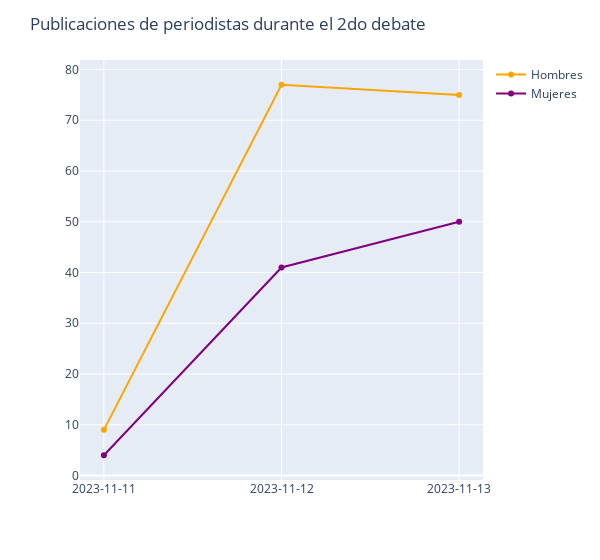

The notebook cell this image was saved under:
### Code cell
men_debate2 = men_journalist_posts.loc[men_journalist_posts['event'].isin(['2do debate'])]
men_count = men_debate2.groupby('dt_date').size().reset_index(name='count')

women_debate2 = women_journalist_posts.loc[women_journalist_posts['event'].isin(['2do debate'])]
women_count = women_debate2.groupby('dt_date').size().reset_index(name='count')

fig = px.line()
fig.add_scatter(x=men_count['dt_date'], y=men_count['count'], name='Hombres', line=dict(color='orange'), hovertemplate='posts: %{y}')
fig.add_scatter(x=women_count['dt_date'], y=women_count['count'], name='Mujeres', line=dict(color='purple'), hovertemplate='posts: %{y}')
fig.update_layout(title='Publicaciones de periodistas durante el 2do debate', width=600)
fig.update_xaxes(type='category')
fig.show()

### Figure 1 — Plotly figure (JSON) as saved in the notebook; plotly's stock layout.template omitted (floating-point values rounded to 4 significant figures)
{"data": [{"hovertemplate": "<extra></extra>", "legendgroup": "", "line": {"color": "#636efa", "dash": "solid"}, "marker": {"symbol": "circle"}, "mode": "lines", "name": "", "orientation": "v", "showlegend": false, "type": "scatter", "xaxis": "x", "yaxis": "y"}, {"hovertemplate": "posts: %{y}", "line": {"color": "orange"}, "name": "Hombres", "type": "scatter", "x": ["2023-11-11", "2023-11-12", "2023-11-13"], "y": [9, 77, 75]}, {"hovertemplate": "posts: %{y}", "line": {"color": "purple"}, "name": "Mujeres", "type": "scatter", "x": ["2023-11-11", "2023-11-12", "2023-11-13"], "y": [4, 41, 50]}], "layout": {"legend": {"tracegroupgap": 0}, "margin": {"t": 60}, "title": {"text": "Publicaciones de periodistas durante el 2do debate"}, "width": 600, "xaxis": {"anchor": "y", "domain": [0, 1], "type": "category"}, "yaxis": {"anchor": "x", "domain": [0, 1]}}}
